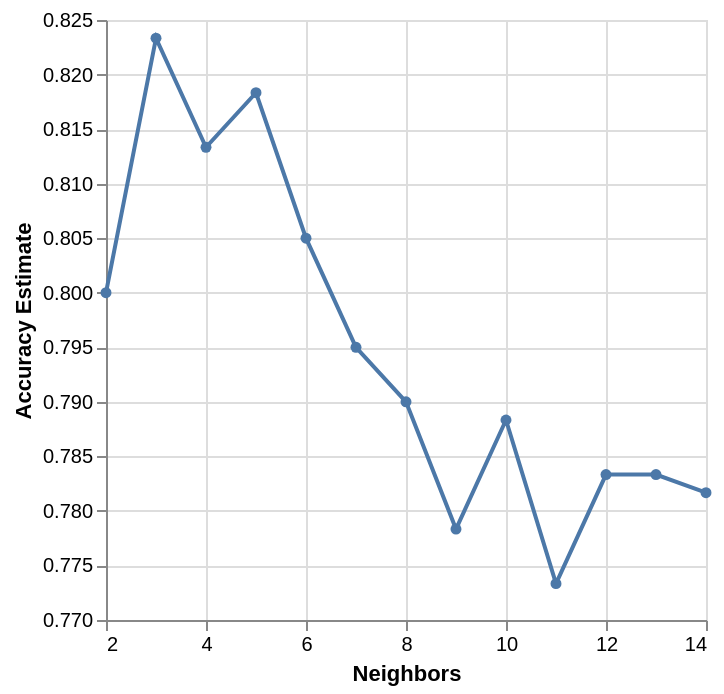

Notebook source saved alongside this figure:
### Markdown cell above
**Question 3.2**
<br> {points: 1}

To get all the marks in this question, you will have to:

- Create a grid search model with your `KNeighborsClassifier` and a parameter grid (covering `n_neighbors` from 2 to 14, both inclusive), and *specify `return_train_score=True` and `n_jobs=-1`.*
- Perform a 5-fold cross-validation as part of the grid search.
- Fit the grid search model to the training set
- Get the `cv_results_` from the fitted model as a dataframe
- Plot the the accuracy (y-axis) vs the $K$ value (x-axis)
    - Assign this plot to an object called `cross_val_plot`

### Code cell
# Set the seed. Don't remove this!
np.random.seed(1234)

from sklearn.pipeline import make_pipeline
from sklearn.neighbors import KNeighborsClassifier

knn = KNeighborsClassifier()

parameter_grid = {
    "n_neighbors": range(2, 15),
}

train_grid = GridSearchCV(
    estimator=knn,
    param_grid=parameter_grid,
    cv=5,
    return_train_score=True,
    n_jobs=-1
)

X = training_data
y = training_labels

train_grid.fit(X, y)

accuracies_grid = pd.DataFrame(train_grid.cv_results_)

cross_val_plot = alt.Chart(accuracies_grid).mark_line(point=True).encode(
    x=alt.X("param_n_neighbors").title("Neighbors"),
    y=alt.Y("mean_test_score")
        .scale(zero=False)
        .title("Accuracy Estimate")
)
cross_val_plot

### Figure 1 — Vega specification as saved in the notebook (floating-point values rounded to 4 significant figures)
{"$schema": "https://vega.github.io/schema/vega/v5.json", "data": [{"name": "source_0", "values": [{"mean_test_score": 0.8, "param_n_neighbors": 2}, {"mean_test_score": 0.8233, "param_n_neighbors": 3}, {"mean_test_score": 0.8133, "param_n_neighbors": 4}, {"mean_test_score": 0.8183, "param_n_neighbors": 5}, {"mean_test_score": 0.805, "param_n_neighbors": 6}, {"mean_test_score": 0.795, "param_n_neighbors": 7}, {"mean_test_score": 0.79, "param_n_neighbors": 8}, {"mean_test_score": 0.7783, "param_n_neighbors": 9}, {"mean_test_score": 0.7883, "param_n_neighbors": 10}, {"mean_test_score": 0.7733, "param_n_neighbors": 11}, {"mean_test_score": 0.7833, "param_n_neighbors": 12}, {"mean_test_score": 0.7833, "param_n_neighbors": 13}, {"mean_test_score": 0.7817, "param_n_neighbors": 14}]}, {"name": "data_0", "values": [{"mean_test_score": 0.8, "param_n_neighbors": 2}, {"mean_test_score": 0.8233, "param_n_neighbors": 3}, {"mean_test_score": 0.8133, "param_n_neighbors": 4}, {"mean_test_score": 0.8183, "param_n_neighbors": 5}, {"mean_test_score": 0.805, "param_n_neighbors": 6}, {"mean_test_score": 0.795, "param_n_neighbors": 7}, {"mean_test_score": 0.79, "param_n_neighbors": 8}, {"mean_test_score": 0.7783, "param_n_neighbors": 9}, {"mean_test_score": 0.7883, "param_n_neighbors": 10}, {"mean_test_score": 0.7733, "param_n_neighbors": 11}, {"mean_test_score": 0.7833, "param_n_neighbors": 12}, {"mean_test_score": 0.7833, "param_n_neighbors": 13}, {"mean_test_score": 0.7817, "param_n_neighbors": 14}]}], "marks": [{"type": "line", "name": "layer_0_marks", "from": {"data": "source_0"}, "sort": {"field": "x"}, "encode": {"update": {"y": {"field": "mean_test_score", "scale": "y"}, "stroke": {"value": "#4c78a8"}, "defined": {"signal": "isValid(datum[\"param_n_neighbors\"]) && isFinite(+datum[\"param_n_neighbors\"]) && isValid(datum[\"mean_test_score\"]) && isFinite(+datum[\"mean_test_score\"])"}, "x": {"field": "param_n_neighbors", "scale": "x"}}}, "style": ["line"]}, {"type": "symbol", "name": "layer_1_marks", "from": {"data": "data_0"}, "encode": {"update": {"fill": {"value": "#4c78a8"}, "x": {"field": "param_n_neighbors", "scale": "x"}, "opacity": {"value": 1}, "y": {"field": "mean_test_score", "scale": "y"}}}, "style": ["point"]}], "scales": [{"name": "x", "type": "linear", "domain": {"fields": [{"data": "source_0", "field": "param_n_neighbors"}, {"data": "data_0", "field": "param_n_neighbors"}]}, "range": [0, {"signal": "width"}], "nice": true, "zero": false}, {"name": "y", "type": "linear", "domain": {"fields": [{"data": "source_0", "field": "mean_test_score"}, {"data": "data_0", "field": "mean_test_score"}]}, "range": [{"signal": "height"}, 0], "zero": false, "nice": true}], "axes": [{"scale": "x", "maxExtent": 0, "ticks": false, "gridScale": "y", "domain": false, "minExtent": 0, "zindex": 0, "orient": "bottom", "aria": false, "grid": true, "tickCount": {"signal": "ceil(width/40)"}, "labels": false}, {"scale": "y", "grid": true, "labels": false, "tickCount": {"signal": "ceil(height/40)"}, "zindex": 0, "ticks": false, "orient": "left", "gridScale": "x", "aria": false, "maxExtent": 0, "minExtent": 0, "domain": false}, {"scale": "x", "title": "Neighbors", "orient": "bottom", "grid": false, "labelFlush": true, "tickCount": {"signal": "ceil(width/40)"}, "zindex": 0, "labelOverlap": true}, {"scale": "y", "grid": false, "labelOverlap": true, "zindex": 0, "tickCount": {"signal": "ceil(height/40)"}, "orient": "left", "title": "Accuracy Estimate"}], "padding": 5, "height": 300, "style": "cell", "background": "white", "width": 300}
